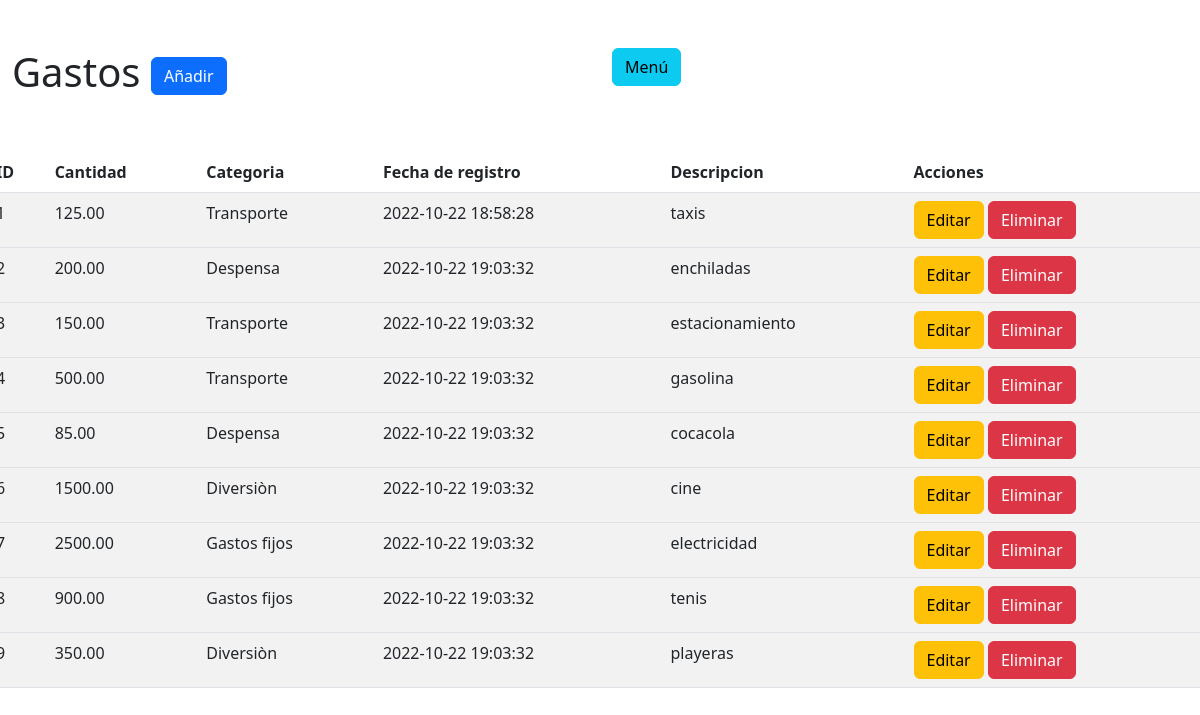
/Spending_tracker/gastos/index.php (signed in), run on the app's committed database.
### tables this page shows
CREATE TABLE `gastos` (
  `ID` int(11) NOT NULL,
  `Cantidad` float(8,2) NOT NULL,
  `Categoria` int(11) NOT NULL,
  `Fecha` timestamp NOT NULL DEFAULT current_timestamp(),
  `Descripcion` varchar(255) NOT NULL
);

CREATE TABLE `gastos_categorias` (
  `ID` int(11) NOT NULL,
  `Nombre` varchar(255) NOT NULL
);

### Spending_tracker/gastos/index.php (the view, shortened to what this page needs)
<?php
require_once("../config/config.php");
$query = "SELECT g.ID,g.Cantidad,c.Nombre as Categoria,g.Fecha,g.Descripcion, g.fecha FROM gastos g LEFT JOIN gastos_categorias c ON g.categoria = c.ID";
$conexion->query($query);
$result = $conexion->query($query);
?>
<!DOCTYPE html>
<html lang="en">
<head>
<link href="https://cdn.jsdelivr.net/npm/bootstrap@5.2.2/dist/css/bootstrap.min.css" rel="stylesheet">
</head>
<body>
    <div class="container-fluid">
        <div class="row mt-5">
            <div class="col">
               <h1>Gastos <a href="form-insert.php" class="btn btn-primary" >Añadir</a></h1>
            </div>
          <div class="col">
          <a href="../menu/menu.php" class="btn btn-info" >Menú</a></h1>
          </div>
        </div>
    </div>
    <div class="row mt-5">
      <table class="table table-striped table-hover">
          <thead>
            <tr>
                <th>ID</th>
                <th>Cantidad</th>
                <th>Categoria</th>
                <th>Fecha de registro</th>
                <th>Descripcion</th>
                <th>Acciones</th>
</tr>
</thead>
<tbody>
    <?php
    while ($row = $result->fetch_assoc()) {
        ?>
    <tr>
        <td><?php echo $row["ID"]; ?> </td>
        <td><?php echo $row["Cantidad"]; ?> </td>
        <td><?php echo $row["Categoria"]; ?> </td>
        <td><?php echo $row["Fecha"]; ?> </td>
        <td><?php echo $row["Descripcion"]; ?> </td>
        <td>
            <a href="form-update.php?ID=<?php echo $row["ID"]; ?>" class="btn btn-warning" >Editar</a>
            <a href="config/delete_spending.php?ID=<?php echo $row["ID"]; ?> "   class="btn btn-danger" >Eliminar</a>
        </td>
</tr>
</tbody>
<?php } ?>
      </table>
    </div>
</body>
</html>

### data on the page
gastos: Cantidad "125.00", gastos_categorias.Nombre "Transporte", Fecha "2022-10-22 18:58:28", Descripcion "taxis"
gastos: Cantidad "200.00", gastos_categorias.Nombre "Despensa", Fecha "2022-10-22 19:03:32", Descripcion "enchiladas"
gastos: Cantidad "150.00", gastos_categorias.Nombre "Transporte", Fecha "2022-10-22 19:03:32", Descripcion "estacionamiento"
gastos: Cantidad "500.00", gastos_categorias.Nombre "Transporte", Fecha "2022-10-22 19:03:32", Descripcion "gasolina"
gastos: Cantidad "85.00", gastos_categorias.Nombre "Despensa", Fecha "2022-10-22 19:03:32", Descripcion "cocacola"
gastos: Cantidad "1500.00", gastos_categorias.Nombre "Diversiòn", Fecha "2022-10-22 19:03:32", Descripcion "cine"
gastos: Cantidad "2500.00", gastos_categorias.Nombre "Gastos fijos", Fecha "2022-10-22 19:03:32", Descripcion "electricidad"
gastos: Cantidad "900.00", gastos_categorias.Nombre "Gastos fijos", Fecha "2022-10-22 19:03:32", Descripcion "tenis"
gastos: Cantidad "350.00", gastos_categorias.Nombre "Diversiòn", Fecha "2022-10-22 19:03:32", Descripcion "playeras"
